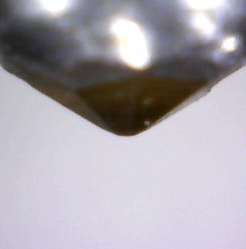
#> input picture dataset/zoom_needle/b_needle_1.jpg, 246 x 249 px; the run also reads 1 picture not shown here
$ jupyter execute filter_sobel.ipynb   (older library calls are emulated)
#> lines starting #> are read from the running program, lines starting #| are printed output that depends on the picture
# Фильтр (оператор) Собеля

**Описание оператора Собеля**

Оператор Собеля используется в области обработки изображений. Часто его применяют в алгоритмах выделения границ. По сути, это дискретный дифференциальный оператор, вычисляющий приближенное значение градиента яркости изображения. Результатом применения оператора Собеля в каждой точке изображения является либо вектор градиента яркости в этой точке, либо его норма. Оператор Собеля основан на свёртке изображения небольшими сепарабельными целочисленными фильтрами в вертикальном и горизонтальном направлениях, поэтому его относительно легко вычислять.

Математически, градиент функции двух переменных для каждой точки изображения (которой и является функция яркости) — двумерный вектор, компонентами которого являются производные яркости изображения по горизонтали и вертикали. В каждой точке изображения градиентный вектор ориентирован в направлении наибольшего увеличения яркости, а его длина соответствует величине изменения яркости. Это означает, что результатом оператора Собеля в точке области постоянной яркости будет нулевой вектор, а в точке, лежащей на границе областей различной яркости — вектор, пересекающий границу в направлении увеличения яркости.
**Формализация**

Оператор собеля использует ядра $3×3$, с которыми сворачивают исходное изображение для вычисления приближенных значений производных по горизонтали и по вертикали. Пусть $A$ исходное изображение, а $G_{x}$ и $G_{y}$ — два изображения, где каждая точка содержит приближенные производные по $x$ и по $y$. Они вычисляются следующим образом:

,
где
- $*$ - обозначает двумерную операцию свертки;

В каждой точке изображения приближенное значение величины градиента можно вычислить, используя полученные приближенные значения производных:

[cell 1]
import cv2 as cv
from matplotlib import pyplot as plt
import numpy as np
import math

Ниже представлена реализация оператора Собеля на языке python с использованием библиотеки openCV

***Параметры функции cv.Sobel():***

1. $src$ - изображение, которое необходимо обработать;
2. $ddepth$ - глубина выходного изображения. Мы установили для него значение **CV_16S**, чтобы избежать переполнения;
      Исходное изображение - $uint8$, 8-битное беззнаковое число, поэтому изображение, созданное Собелем, не имеет достаточного количества бит и будет усечено. То есть функция Собела будет иметь отрицательное значение после вычисления производной и значение больше 255. Поэтому используется 16-битный подписанный тип данных, а именно **cv2.CV_16S**.
3. $x_{order}$ - порядок производной в направлении $x$;
4. $y_{order}$ -  порядок производной в направлении $y$.

*Замечание:*

Обратите внимание, что для вычисления градиента в направлении $x$ мы используем $x_{order} = 1$, а $y_{order} = 0$. Для, вычисления градиента по $y$ параметры задаются аналогичным образом.

[cell 2]
def filter_sobel(img):
    """
    Функция реализует оператор Собеля, для определения границ алмазной иглы

    img - исходная картинка
    """
    x = cv.Sobel(img, cv.CV_16S, 1, 0)
    y = cv.Sobel(img, cv.CV_16S, 0, 1)

    abs_x = cv.convertScaleAbs(x)   # Перенести обратно на uint8
    abs_y = cv.convertScaleAbs(y)

    # Мы пытаемся приблизить градиент, добавив оба градиента направления
    #(обратите внимание, что это совсем не точный расчет)
    img_filter = cv.addWeighted(abs_x, 0.5, abs_y, 0.5, 0)

    return img_filter

Зададим функцию для рисования картинок сразу в тетради Jupyter Notebook

[cell 3]
def draw_borders(img):
    """
    Функция для отрисовки исходной картинки и границ иглы при помощи фильтра Кэнни

    img - исходная картинка
    """
    img_filter = filter_sobel(img)
    plt.figure(figsize=(13, 13))
    plt.subplot(121), plt.imshow(img, cmap='gray')
    plt.title('Черно-белая картинка')
    plt.subplot(122), plt.imshow(img_filter, cmap='gray')
    plt.title('Границы алмазной иглы')
    plt.show()

### Пример 1

Алмазная игла, где кончик иглы четко разлечим

[cell 4]
img_1 = cv.imread('../dataset/zoom_needle/b_needle_1.jpg', cv.IMREAD_GRAYSCALE)
#> img_1: shape (249, 246); min 21, max 255, mean 169.2

[cell 5]
draw_borders(img_1)
#> in filter_sobel, `img_filter = cv.addWeighted(abs_x, 0.5, abs_y, 0.5, 0)`:
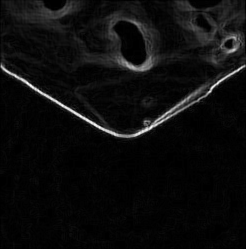
#> img_filter: shape (249, 246); min 0, max 255, mean 12.7

### Пример 2

На фоне имеются другие объекты, цвет кончика иглы и фон находятся в одной цветовой гамме

[cell 6]
img_2 = cv.imread('../dataset/zoom_needle/b_needle_2.jpg', cv.IMREAD_GRAYSCALE)
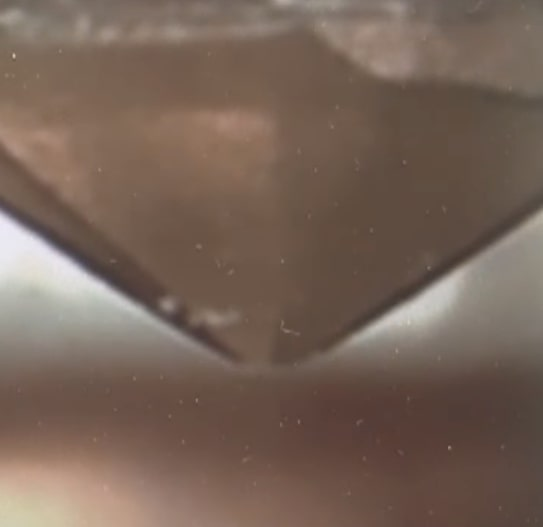
#> input picture dataset/zoom_needle/b_needle_2.jpg, 543 x 527 px
#> img_2: shape (527, 543); min 59, max 236, mean 104.3

[cell 7]
draw_borders(img_2)
#> in filter_sobel (call 2), `abs_x = cv.convertScaleAbs(x)`:
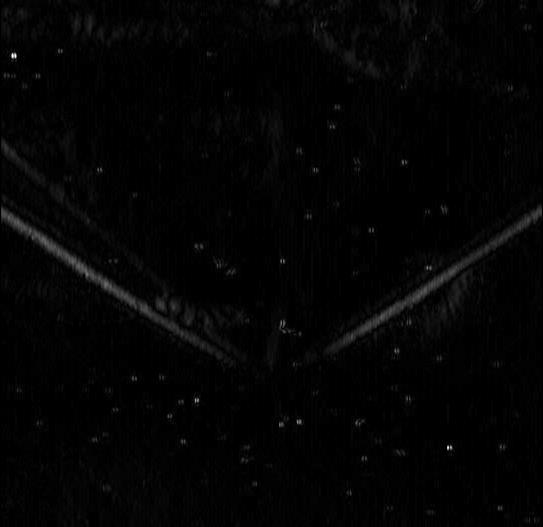
#> abs_x: shape (527, 543); min 0, max 255, mean 3.7

#### Повышение контрастности ЧБ изображения
Попробуем улучшить результат работы фильтра, изменяя контрастность черно-белой картинки

[cell 8]
def calc_gray_hist(img):
    """
    Функция для расчёта гистограммы распределения серого на картинке

    img - исходная картинка
    """
    height, weight = img.shape[:2]
    grayHist = np.zeros([256], np.uint64)
    for i in range(height):
        for j in range(weight):
            grayHist[img[i][j]] += 1
    return grayHist

[cell 9]
def gray_hist(img):
    """
    Функция для отрисовки гистограммы распределения серого на картинке

    img - исходная картинка
    """
    height, weight = img.shape[:2]
    pixelSequence = img.reshape([height * weight, ])
    numberBins = 256
    histogram, bins, patch = plt.hist(pixelSequence, numberBins,
                                      facecolor='black', histtype='bar')
    plt.xlabel("gray label")
    plt.ylabel("number of pixels")
    plt.axis([0, 255, 0, np.max(histogram)])
    plt.show()

**1. Cпособ улучшения картинки**

***Нормализация гистограммы***

которая представляет собой метод линейного преобразования, который автоматически выбирает значения a и b, где

$a = \frac{O_{max}-O_{min}}{I_{max}-I_{min}},b=O_{min}-\frac{O_{max}-O_{min}}{I_{max}-I_{min}}*I_{min}$,

где
- $O_{max},O_{min}$ - минимальный уровень серого и максимальный уровень серого, отображаемые в исходном изображении
- $I_{max},I_{min}$- минимальный уровень серого и максимальный уровень серого, заданный самостоятельно

*Замечание:*

Если $a > 1$, коэффициент контрастности выходного изображения увеличивается, если $0 < a < 1$, коэффициент контрастности уменьшается маленький.

Изменение значения $b$ влияет на яркость выходного изображения. При $b > 0$ яркость увеличивается, а при $b < 0$ яркость уменьшается.

[cell 10]
def normaliz_hist(img):
    """
    Функция для нормализации гистограммы распределения серого на картинке

    img - исходная картинка
    """
    i_min, i_max = cv.minMaxLoc(img)[:2]
    o_min, o_max = 0, 255

     # Рассчитать значения a и b
    a = float(o_max - o_min) / (i_max - i_min)
    b = o_min - a * i_min

    out = a * img + b
    out = out.astype(np.uint8)
    return out

**2. Cпособ улучшения картинки**

***Глобальное выравнивание гистограммы***

Реализация выравнивания гистограммы в основном делится на четыре этапа:
1. Рассчитайте гистограмму градаций серого изображения
2. Рассчитать кумулятивную гистограмму серой гистограммы
3. Соотношение между уровнем серого на входе и уровнем серого на выходе
4. Циклически выводить уровень серого каждого пикселя изображения в соответствии с соотношением отображения

Соотношение сопоставления:

$q=\frac{\sum_{k=0}^{p}hist_{I}(k)}{H*W}*256-1$

Где q - выходной пиксель, а p - входной пиксель.

Можно так понять, $\frac{\sum_{k=0}^{p}hist_{I}(k)}{H*W}$

Этот термин эквивалентен гистограмме совокупной вероятности гистограммы градаций серого (в диапазоне от 0 до 1), а затем увеличивает диапазон до 0–255, чтобы получить пиксели выходного изображения.

[cell 11]
def equal_hist(img):
    return cv.equalizeHist(img)

**3. Cпособ улучшения картинки**

***Адаптивная коррекция гистограммы с ограниченным контрастом***

Адаптивное выравнивание гистограммы сначала делит изображение на непересекающиеся региональные блоки, а затем выполняет выравнивание гистограммы для каждого блока отдельно. Очевидно, что при отсутствии шума гистограмма в градациях серого для каждой небольшой области будет ограничена небольшим диапазоном градаций серого, но при наличии шума после выполнения выравнивания гистограммы для каждого блока разделенной области, Шум будет усиливаться.

Во избежание появления шума предлагается «Ограничение контраста» (Contrast Limiting). Если интервал гистограммы заранее превышает предварительно установленный «предел контраста», он будет обрезан, а затем обрезанная часть будет равномерно распределена между другими Бин, тем самым восстанавливая гистограмму. Далее вводится функция выравнивания адаптивной гистограммы для ограничения контраста, реализованная OpenCV,

[cell 12]
def additive_correct(img):
    new_img = cv.resize(img, None, fx=0.5, fy=0.5)
     # Создать объект CLAHE
    clahe = cv.createCLAHE(clipLimit=2.0, tileGridSize=(8, 8))

     # Адаптивное пороговое выравнивание для ограничения контраста
    dst = clahe.apply(new_img)
    return dst

**1. Нормализация гистограммы**

*Пример 2*

[cell 13]
img_2_normaliz = normaliz_hist(img_2)
#> in normaliz_hist, `i_min, i_max = cv.minMaxLoc(img)[:2]`: i_min = 59; i_max = 236
#> in normaliz_hist, `a = float(o_max - o_min) / (i_max - i_min)`: a = 1.44
#> in normaliz_hist, `b = o_min - a * i_min`: b = -85
#> in normaliz_hist, `out = a * img + b`:
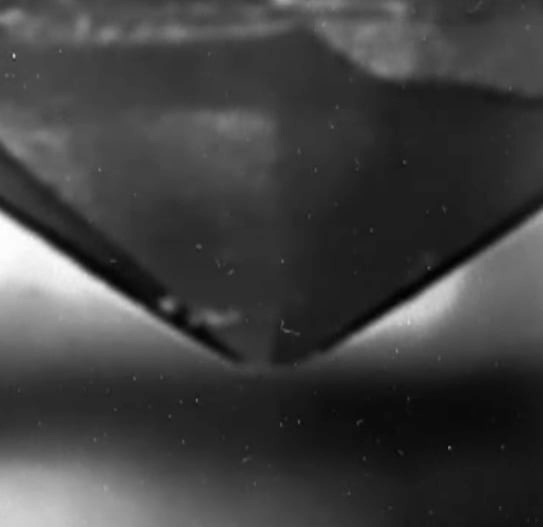
#> out: shape (527, 543) float64; min 0, max 255, mean 65.3

[cell 14]
gray_hist(img_2)
#> in gray_hist, `histogram, bins, patch = plt.hist(pixelSequence, numberBins, facecolor..`: histogram = 256 values, max 10715 at index 30, min 0 at index 3, mean 1117.8; bins = 257 values from 59 to 236; patch = 256 items
#> in gray_hist, `plt.show()`:
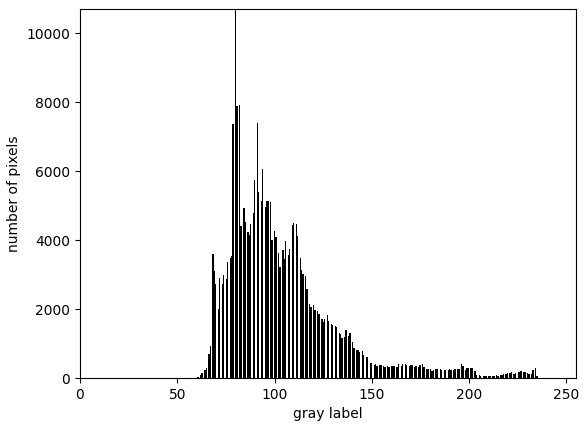
#> figure drawn by matplotlib, 1 panel; tallest bar 10715 high, from x = 79.74 to 80.43
gray_hist(img_2_normaliz)

[cell 15]
draw_borders(img_2_normaliz)

**2. Глобальное выравнивание гистограммы**

*Пример 2*

[cell 16]
img_2_normaliz = equal_hist(img_2)
#> in equal_hist, `return cv.equalizeHist(img)`:
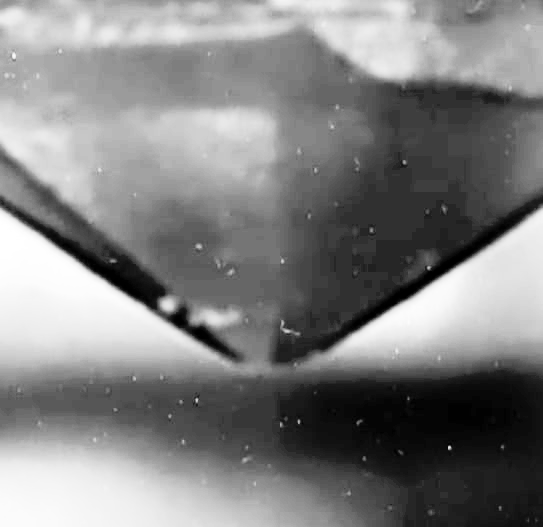
#> returned value: shape (527, 543); min 0, max 255, mean 129.3

[cell 17]
gray_hist(img_2)
gray_hist(img_2_normaliz)

[cell 18]
draw_borders(img_2_normaliz)

**3. Cпособ улучшения Адаптивная коррекция гистограммы с ограниченным контрастом**

*Пример 2*

[cell 19]
img_2_dst = additive_correct(img_2)
#> in additive_correct, `dst = clahe.apply(new_img)`:
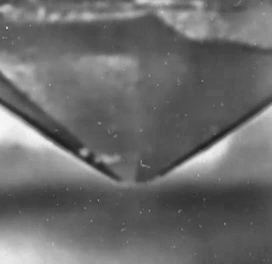
#> dst: shape (264, 272); min 29, max 246, mean 107.5

[cell 20]
gray_hist(img_2)
gray_hist(img_2_dst)

[cell 21]
draw_borders(img_2_dst)

**4. Выполним два преобразования гистограммы - aдаптивное пороговое выравнивание для ограничения контраста и глобальное выравнивание гистограммы**

*Пример 2*

[cell 22]
img_2_equal_dst = equal_hist(img_2_dst)
#> in equal_hist (call 2), `return cv.equalizeHist(img)`:
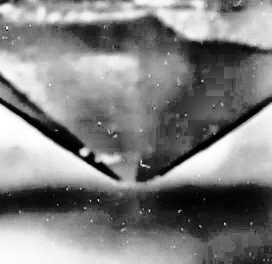
#> returned value: shape (264, 272); min 0, max 255, mean 128.9

[cell 23]
gray_hist(img_2)
gray_hist(img_2_equal_dst)

[cell 24]
draw_borders(img_2_equal_dst)
#> in filter_sobel (call 6), `y = cv.Sobel(img, cv.CV_16S, 0, 1)`:
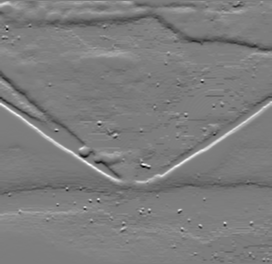
#> y: shape (264, 272) int16; min -717, max 743, mean 0.9; drawn with min black and max white
#> in filter_sobel (call 6), `abs_x = cv.convertScaleAbs(x)`:
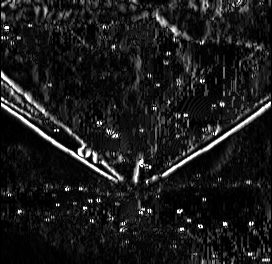
#> abs_x: shape (264, 272); min 0, max 255, mean 27.1

## Пример 3

Кончик иглы на картинке просматривается плохо, а так же есть некоторые искревления в основании самой иглы

**1. Построение границ алмазной иглы без преобразований изображения**

[cell 25]
img_3 = cv.imread('../dataset/zoom_needle/b_needle_7.jpg', cv.IMREAD_GRAYSCALE)

[cell 26]
draw_borders(img_3)

*Попробуем улучшить результат, *

**1. Нормализация гистограммы**

*Пример 3*

[cell 27]
img_3_normaliz = normaliz_hist(img_3)

[cell 28]
gray_hist(img_3)
gray_hist(img_3_normaliz)

[cell 29]
draw_borders(img_3_normaliz)

**2. Глобальное выравнивание гистограммы**

*Пример 3*

[cell 30]
img_3_equal = equal_hist(img_3_normaliz)

[cell 31]
gray_hist(img_3)
gray_hist(img_3_equal)

[cell 32]
draw_borders(img_3_equal)

**3. Cпособ улучшения Адаптивная коррекция гистограммы с ограниченным контрастом**

*Пример 3*

[cell 33]
img_3_dst = additive_correct(img_3)

[cell 34]
gray_hist(img_3)
gray_hist(img_3_dst)

[cell 35]
draw_borders(img_3_dst)

**4. Выполним два преобразования гистограммы - aдаптивное пороговое выравнивание для ограничения контраста и глобальное выравнивание гистограммы**

*Пример 2*

[cell 36]
img_3_equal_dst = equal_hist(img_3_dst)

[cell 37]
gray_hist(img_3)
gray_hist(img_3_equal_dst)
